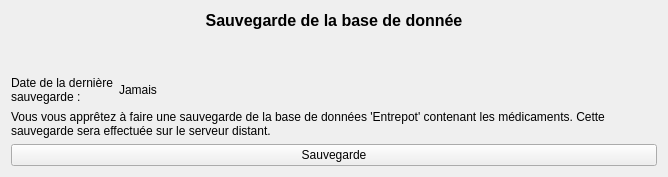
      <widget class="QWidget" name="pageBDDSauvegarde">
       <layout class="QVBoxLayout" name="verticalLayout_5">
        <item>
         <widget class="QLabel" name="TitreBDDSauvegarde">
          <property name="font">
           <font>
            <pointsize>12</pointsize>
            <bold>true</bold>
           </font>
          </property>
          <property name="text">
           <string>Sauvegarde de la base de donnée</string>
          </property>
          <property name="alignment">
           <set>Qt::AlignmentFlag::AlignCenter</set>
          </property>
          <property name="textInteractionFlags">
           <set>Qt::TextInteractionFlag::NoTextInteraction</set>
          </property>
         </widget>
        </item>
        <item>
         <spacer name="verticalSpacer_4">
          <property name="orientation">
           <enum>Qt::Orientation::Vertical</enum>
          </property>
          <property name="sizeHint" stdset="0">
           <size>
            <width>20</width>
            <height>40</height>
           </size>
          </property>
         </spacer>
        </item>
        <item>
         <layout class="QHBoxLayout" name="horizontalLayout_5">
          <item>
           <widget class="QLabel" name="BDDSauvegardeDerniereDate">
            <property name="text">
             <string>Date de la dernière sauvegarde :</string>
            </property>
            <property name="wordWrap">
             <bool>true</bool>
            </property>
            <property name="textInteractionFlags">
             <set>Qt::TextInteractionFlag::NoTextInteraction</set>
            </property>
           </widget>
          </item>
          <item>
           <widget class="QLabel" name="BDDSauvegardeDate">
            <property name="text">
             <string>Jamais</string>
            </property>
            <property name="textInteractionFlags">
             <set>Qt::TextInteractionFlag::NoTextInteraction</set>
            </property>
           </widget>
          </item>
          <item>
           <spacer name="horizontalSpacer">
            <property name="orientation">
             <enum>Qt::Orientation::Horizontal</enum>
            </property>
            <property name="sizeType">
             <enum>QSizePolicy::Policy::Fixed</enum>
            </property>
            <property name="sizeHint" stdset="0">
             <size>
              <width>500</width>
              <height>20</height>
             </size>
            </property>
           </spacer>
          </item>
         </layout>
        </item>
        <item>
         <widget class="QLabel" name="InfoBDDSauvegarde">
          <property name="text">
           <string>Vous vous apprêtez à faire une sauvegarde de la base de données 'Entrepot' contenant les médicaments. Cette sauvegarde sera effectuée sur le serveur distant.</string>
          </property>
          <property name="wordWrap">
           <bool>true</bool>
          </property>
          <property name="textInteractionFlags">
           <set>Qt::TextInteractionFlag::NoTextInteraction</set>
          </property>
         </widget>
        </item>
        <item>
         <widget class="QPushButton" name="BoutonBDDSauvegarde">
          <property name="text">
           <string>Sauvegarde</string>
          </property>
         </widget>
        </item>
       </layout>
      </widget>
